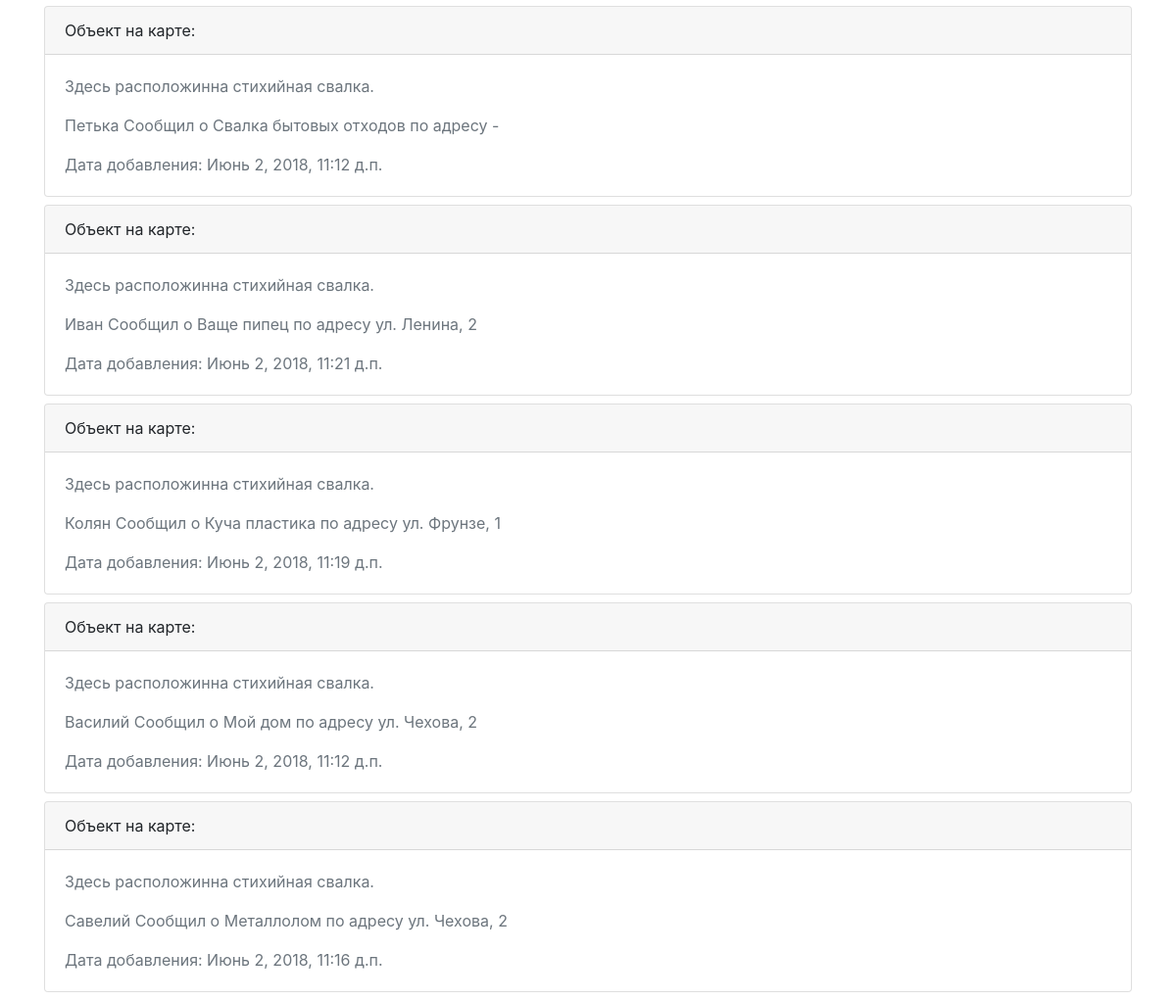
Page /map/ (lower part) on the earlier database version.
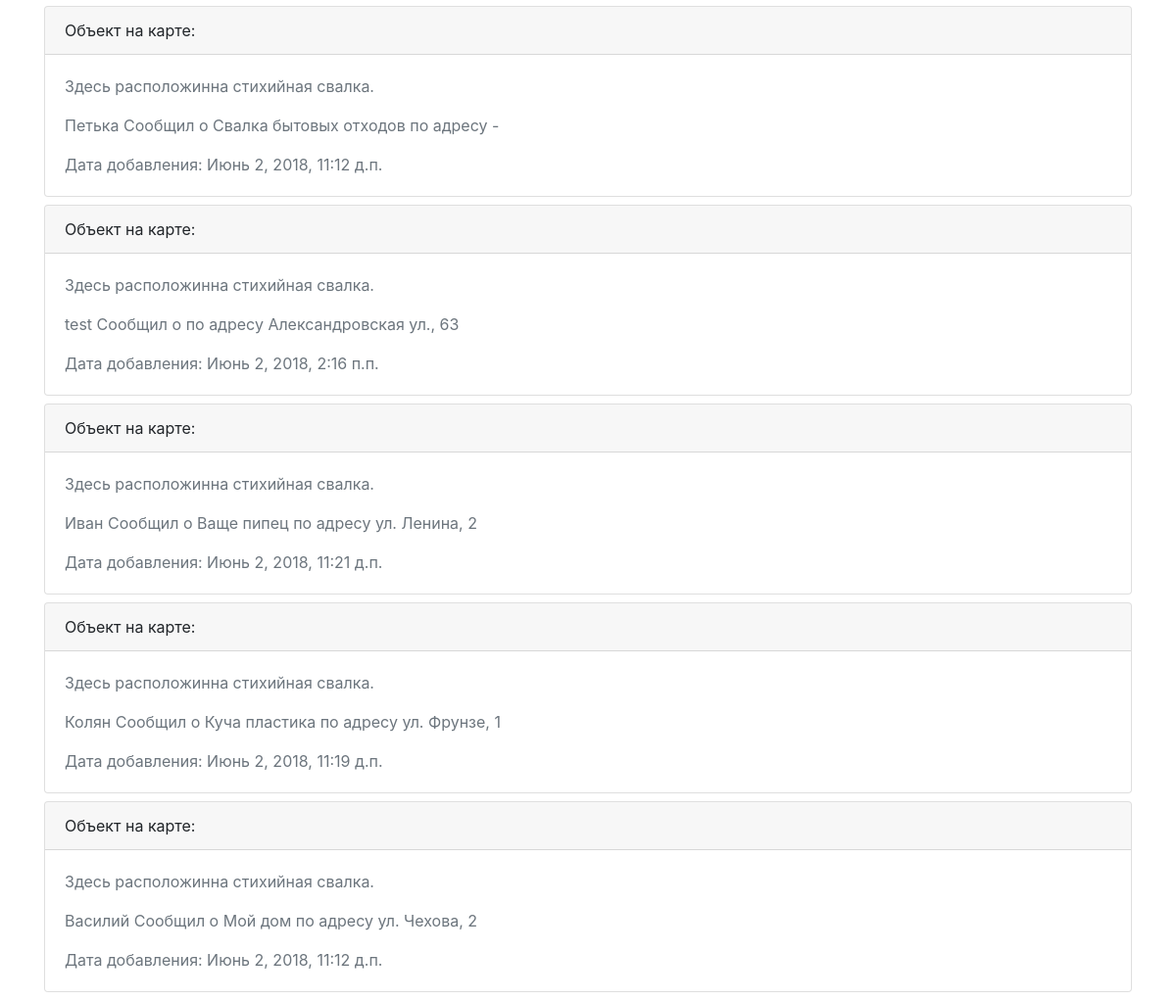
Same page on the later database version.
### server/models.py (models this page shows, shortened)
class MapObjects(models.Model):
    objects = models.Manager()
    class Meta:
        ordering = ['adres', ]
    adres = models.TextField(
        default="",
        verbose_name="Adres of object"
    )
    name = models.TextField(
        default="",
        verbose_name="Name of user"
    )
    email = models.TextField(
        default="",
        verbose_name="Email of user"
    )
    object_name = models.TextField(
        default="",
        verbose_name="Object name"
    )
    lng = models.FloatField(
        default=0.0
    )
    lat = models.FloatField(
        default=0.0
    )
    date = models.DateTimeField(
        default=datetime.utcnow()
    )

### server/views.py (the view)
# urls.py: url(r'^map/', server_views.map, name='map'),
def map(request):
    return render(
        request=request,
        template_name='map.html',
        context={
            "map": MapObjects.objects.all()[:5]
        }
    )

### templates/map.html (shortened to what this page needs)
{% extends "base.html" %}
{% block content %}
<div class="col-xl-12">
    {% if map %}
        {% for m in map %}
            <div class="card my-2">
                <div class="card-header">
                    Объект на карте:
                </div>
                <div class="card-body text-secondary">
                    <p class="card-text">Здесь расположинна стихийная свалка.</p>
                    <p class="card-text">{{m.name}} Сообщил о {{m.object_name}} по адресу {{ m.adres }}</p>
                    <p class="card-text">Дата добавления: {{ m.date }}</p>
                </div>
            </div>
        {% endfor %}
    {% endif %}
</div>
{% endblock %}

Differences in the rows shown:
no longer on this page (row unchanged): MapObjects: name "Савелий", object_name "Металлолом", adres "ул. Чехова, 2", date "Июнь 2, 2018, 11:16 д.п."
added MapObjects: name "test", adres "Александровская ул., 63", date "Июнь 2, 2018, 2:16 п.п."
